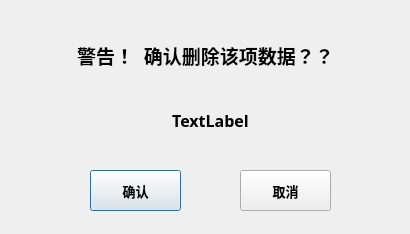
<?xml version="1.0" encoding="UTF-8"?>
<ui version="4.0">
 <class>del_confirm</class>
 <widget class="QDialog" name="del_confirm">
  <property name="geometry">
   <rect>
    <x>0</x>
    <y>0</y>
    <width>410</width>
    <height>234</height>
   </rect>
  </property>
  <property name="windowTitle">
   <string>确认删除</string>
  </property>
  <widget class="QLabel" name="label">
   <property name="geometry">
    <rect>
     <x>20</x>
     <y>30</y>
     <width>371</width>
     <height>51</height>
    </rect>
   </property>
   <property name="font">
    <font>
     <family>微软雅黑</family>
     <pointsize>14</pointsize>
     <weight>75</weight>
     <bold>true</bold>
    </font>
   </property>
   <property name="text">
    <string>警告！  确认删除该项数据？？</string>
   </property>
   <property name="alignment">
    <set>Qt::AlignCenter</set>
   </property>
  </widget>
  <widget class="QPushButton" name="confirm_btn">
   <property name="geometry">
    <rect>
     <x>90</x>
     <y>170</y>
     <width>91</width>
     <height>41</height>
    </rect>
   </property>
   <property name="font">
    <font>
     <family>微软雅黑</family>
     <pointsize>10</pointsize>
     <weight>75</weight>
     <bold>true</bold>
    </font>
   </property>
   <property name="text">
    <string>确认</string>
   </property>
  </widget>
  <widget class="QPushButton" name="cancel_btn">
   <property name="geometry">
    <rect>
     <x>240</x>
     <y>170</y>
     <width>91</width>
     <height>41</height>
    </rect>
   </property>
   <property name="font">
    <font>
     <family>微软雅黑</family>
     <pointsize>10</pointsize>
     <weight>75</weight>
     <bold>true</bold>
    </font>
   </property>
   <property name="text">
    <string>取消</string>
   </property>
  </widget>
  <widget class="QLabel" name="label_2">
   <property name="geometry">
    <rect>
     <x>90</x>
     <y>100</y>
     <width>241</width>
     <height>41</height>
    </rect>
   </property>
   <property name="font">
    <font>
     <family>微软雅黑</family>
     <pointsize>12</pointsize>
     <weight>75</weight>
     <bold>true</bold>
    </font>
   </property>
   <property name="text">
    <string>TextLabel</string>
   </property>
   <property name="alignment">
    <set>Qt::AlignCenter</set>
   </property>
  </widget>
 </widget>
 <resources/>
 <connections/>
</ui>
